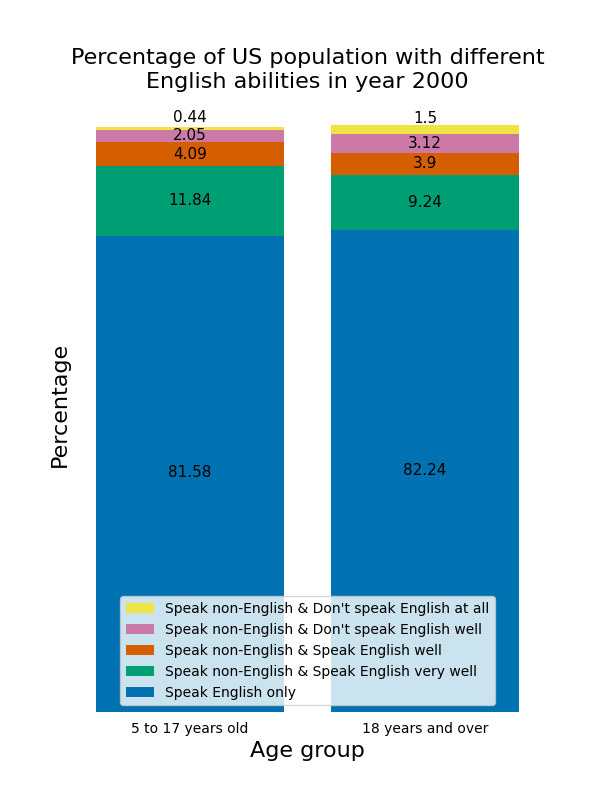

Write Python code to recreate this figure.
"""
This project mainly uses NumPy, Pandas and Matplotlib to answer the research question:
In year 2000, did US population from different age groups have different English language abilities?

Data comes from the US Census: https://www2.census.gov/programs-surveys/decennial/2000/phc/phc-t-20
specifically Table 2 for Population 5 to 17 Years and Table 3 for Population 18 Years and Over.

Author: Woramon P.
Date: 9/4/22
"""

import pandas as pd
import numpy as np
import matplotlib.pyplot as plt

# read two data files, one for population 5 to 17 years old, the other for population 18 years old and over
df_517 = pd.read_excel('language_5_to_17.xls', header=[5, 6, 7], nrows=1)  # Table 2 from the Census
df_18 = pd.read_excel('language_18_and_over.xls', header=[5, 6, 7], nrows=1)  # Table 3 from the Census
df = pd.concat([df_517, df_18], join='outer')

# manipulate the data frame: rename index and filter for data to be used
df.index = ['5 to 17', '18 and over']
df = df[[('Speak only English', 'Unnamed: 2_level_1', 'Unnamed: 2_level_2'),
         ('Speak non-English language at home', 'Speak English', '"Very well"'),
         ('Speak non-English language at home', 'Speak English', '"Well"'),
         ('Speak non-English language at home', 'Speak English', '"Not well"'),
         ('Speak non-English language at home', 'Speak English', '"Not at all"')]]
df.columns = ['Eng_only', 'Eng_very_well', 'Eng_well', 'Eng_not_well', 'Eng_not_at_all']
df = df.T
print(df)

# calculate percentage of people in each category
df['5 to 17 pct'] = round(df['5 to 17'] / df['5 to 17'].sum() * 100, 2)
df['18 and over pct'] = round(df['18 and over'] / df['18 and over'].sum() * 100, 2)
print(df)
df = df[['5 to 17 pct', '18 and over pct']]

# see pre-defined plot styles
# print(plt.style.available)

# draw bar plot
plt.style.use('seaborn-colorblind')
fig = plt.figure(figsize=(6, 8))
ax = plt.gca()
labels = {'Eng_only': 'Speak English only',
          'Eng_very_well': 'Speak non-English & Speak English very well',
          'Eng_well': 'Speak non-English & Speak English well',
          'Eng_not_well': 'Speak non-English & Don\'t speak English well',
          'Eng_not_at_all': 'Speak non-English & Don\'t speak English at all'}
bottom_bars = np.array([0, 0])  # used to calculate location of stacked bars
for idx in df.index:
    bar = ax.bar(df.columns, df.loc[idx], bottom=bottom_bars, label=labels[idx])
    bottom_bars += df.loc[idx]
    # give the top bar label a padding because it is small and hard to read when the number is on top of the bar
    ax.bar_label(bar, label_type='center', size=11, padding=8 if idx == 'Eng_not_at_all' else 0)

ax.set_title('Percentage of US population with different\nEnglish abilities in year 2000', fontsize=16)
ax.set_ylabel('Percentage', fontsize=16)
ax.set_xlabel('Age group', fontsize=16)
ax.set_xticks([0, 1], labels=['5 to 17 years old', '18 years and over'])

# edit plot for aesthetics
ax.spines['top'].set_visible(False)
ax.spines['right'].set_visible(False)
ax.spines['bottom'].set_visible(False)
ax.spines['left'].set_visible(False)
ax.tick_params(bottom=False, left=False, labelleft=False)

# provide legend in reverse order, so that it matches the order of the bars
# https://matplotlib.org/1.3.1/users/legend_guide.html
handles, labels = ax.get_legend_handles_labels()
plt.legend(handles[::-1], labels[::-1], loc='lower center')
plt.show()
